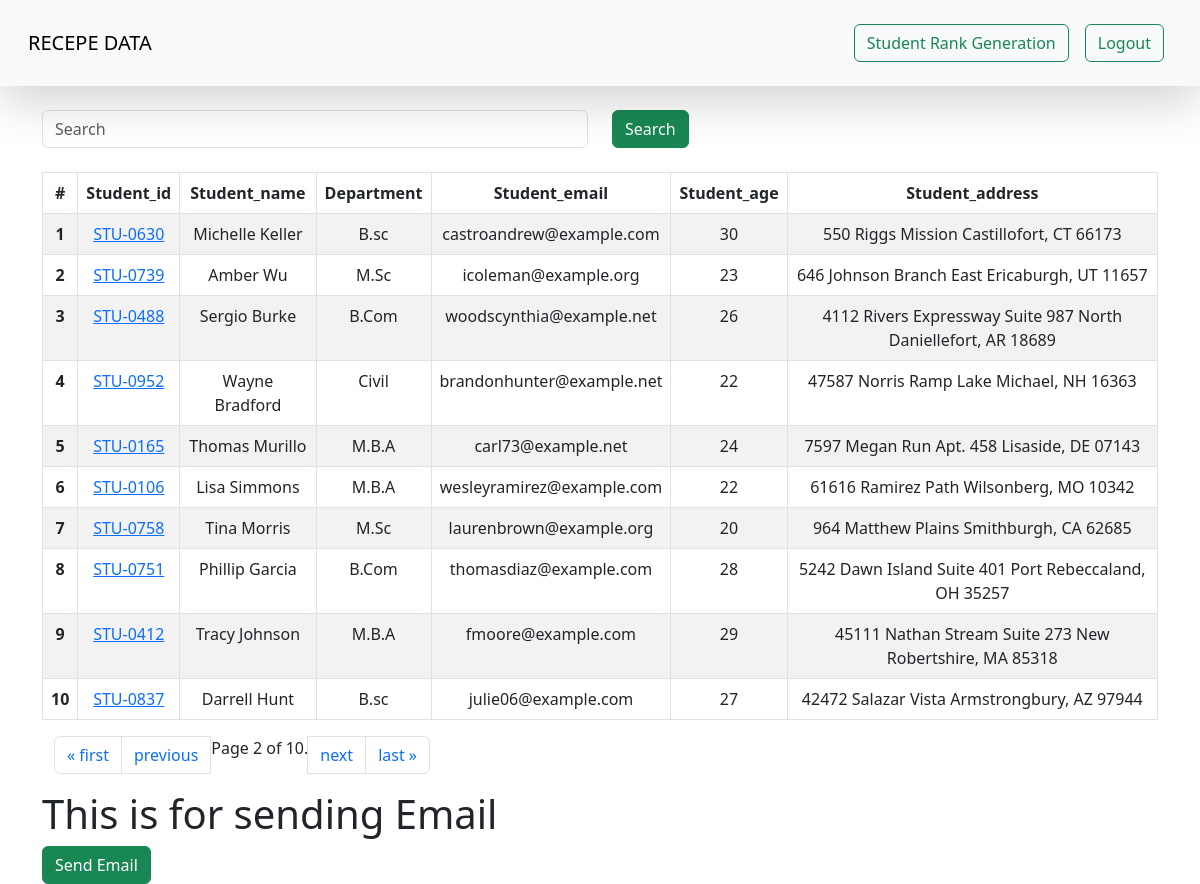
Page /student/?page=2 (signed in) on the committed database.
### vege/models.py (models this page shows, shortened)
class Student(models.Model):
    department=models.ForeignKey(Department,related_name='depart',on_delete=models.CASCADE)
    student_id=models.OneToOneField(StudentId,related_name='studentid',on_delete=models.CASCADE)
    student_name=models.CharField(max_length=100)
    student_email=models.EmailField(unique=True)
    student_age=models.IntegerField(default=10)
    student_address=models.TextField()
    class meta:
        ordering=['student_name']
        verbose_name='student'

class StudentId(models.Model):
    student_id=models.CharField(max_length=1000)
    def __str__(self)->str:
       return self.student_id

class Department(models.Model):
    department=models.CharField(max_length=100)
    class meta:
        ordering=['department']

### vege/views.py (the view, shortened to what this page needs)
# urls.py: path("student/", views.get_student, name="get_student"),
@login_required(login_url='/login/')
def get_student(request):
    queryset=Student.objects.all()
    paginator = Paginator(queryset, 10)  # Show 25 contacts per page.
    page_number = request.GET.get("page")
    page_obj = paginator.get_page(page_number)
    context={'queryset':page_obj}
    return render(request,'report/students.html',context)

### vege/templates/report/students.html (shortened to what this page needs)
{% extends 'base.html' %}
{% block start %}
    <div class="container">
        <form action="" class="mb-4">
        <div class="row">
            <div class="col-md-6">
                <input  value="" name="search" class="form-control" placeholder="Search">
            </div>
            <div class="col-md-6">
                <button class="btn btn-success">Search</button>
            </div>
        </form>
        </div>
    <div class="container">
        <table class="table table-striped table-bordered text-center">
            <thead>
              <tr>
                <th scope="col">#</th>
                <th scope="col">Student_id</th>
                <th scope="col">Student_name</th>
                <th scope="col">Department</th>
                <th scope="col">Student_email</th>
                <th scope="col">Student_age</th>
                <th scope="col">Student_address</th>
              </tr>
            </thead>
            <tbody>
                {% for student in  queryset %}
                    <tr>
                        <th scope="row">{{forloop.counter}}</th>
                        <td>
                            <a href="{% url 'see_marks'  student.student_id %}">{{student.student_id}}</a></td>
                        <td>{{student.student_name}}</td>
                        <td>{{student.department.department}}</td>
                        <td>{{student.student_email}}</td>
                        <td>{{student.student_age}}</td>
                        <td>{{student.student_address}}</td>
                    </tr>
                {% endfor %}
                </tbody>
          </table>
                <div class="container">
                    <nav aria-label="Page navigation example">
                        <ul class="pagination">
                            {% if queryset.has_previous %}
                            <li class="page-item"><a class="page-link" href="?page=1">&laquo; first</a></li>
                            <li class="page-item"><a class="page-link" href="?page={{ queryset.previous_page_number }}">previous</a></li>
                            {% endif %}
                            <span class="current">
                                Page {{ queryset.number }} of {{ queryset.paginator.num_pages }}.
                            </span>
                            {% if queryset.has_next %}
                            <li class="page-item"><a class="page-link" href="?page={{ queryset.next_page_number }}">next</a></li>
                            <li class="page-item"><a class="page-link" href="?page={{ queryset.paginator.num_pages }}">last &raquo;</a></li>
                            {% endif %}
                        </ul>
                    </nav>
                </div>
    </div>
    <div class="container">
        <h1>This is for sending Email</h1>
        <a href="{% url 'send_email' %}" class="btn btn-success">Send Email</a>
    </div>
{% endblock start %}

### rows in the picture
Student: student_id "STU-0630", student_name "Michelle Keller", department.department "B.sc", student_email "castroandrew@example.com", student_age "30", student_address "550 Riggs Mission Castillofort, CT 66173"
Student: student_id "STU-0739", student_name "Amber Wu", department.department "M.Sc", student_email "icoleman@example.org", student_age "23", student_address "646 Johnson Branch East Ericaburgh, UT 11657"
Student: student_id "STU-0488", student_name "Sergio Burke", department.department "B.Com", student_email "woodscynthia@example.net", student_age "26", student_address "4112 Rivers Expressway Suite 987 North Daniellefort, AR 18689"
Student: student_id "STU-0952", student_name "Wayne Bradford", department.department "Civil", student_email "brandonhunter@example.net", student_age "22", student_address "47587 Norris Ramp Lake Michael, NH 16363"
Student: student_id "STU-0165", student_name "Thomas Murillo", department.department "M.B.A", student_email "carl73@example.net", student_age "24", student_address "7597 Megan Run Apt. 458 Lisaside, DE 07143"
Student: student_id "STU-0106", student_name "Lisa Simmons", department.department "M.B.A", student_email "wesleyramirez@example.com", student_age "22", student_address "61616 Ramirez Path Wilsonberg, MO 10342"
Student: student_id "STU-0758", student_name "Tina Morris", department.department "M.Sc", student_email "laurenbrown@example.org", student_age "20", student_address "964 Matthew Plains Smithburgh, CA 62685"
Student: student_id "STU-0751", student_name "Phillip Garcia", department.department "B.Com", student_email "thomasdiaz@example.com", student_age "28", student_address "5242 Dawn Island Suite 401 Port Rebeccaland, OH 35257"
Student: student_id "STU-0412", student_name "Tracy Johnson", department.department "M.B.A", student_email "fmoore@example.com", student_age "29", student_address "45111 Nathan Stream Suite 273 New Robertshire, MA 85318"
Student: student_id "STU-0837", student_name "Darrell Hunt", department.department "B.sc", student_email "julie06@example.com", student_age "27", student_address "42472 Salazar Vista Armstrongbury, AZ 97944"

### other values in the picture
{{ queryset.number }} "2"
{{ queryset.paginator.num_pages }} "10"
